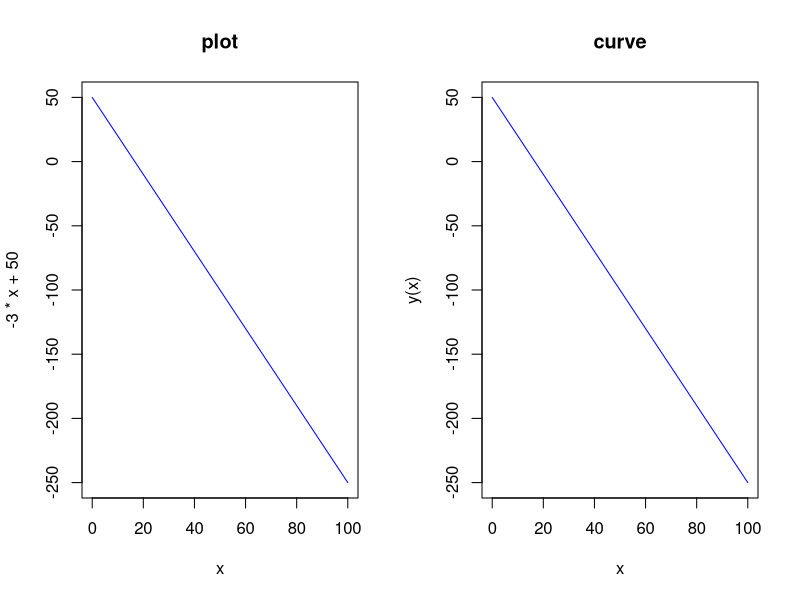

R code for this plot:
#Ej 5. Dibujar los siguientes diagramas, uno junto a otro.
y = function (x) {-3*x+50}

par(mfrow=c(1,2))
x=c(0:100)

plot(x, -3*x+50, type="l", main="plot", col="blue")
curve(y, from=0, to=100, main="curve", col="blue")
